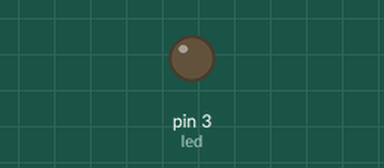
Recording of a sketch running on a simulated Arduino Uno, built with avr-gcc and run on an emulated ATmega328P. Shown: output pins drawn as LEDs (lit = HIGH). What the sketch prints to the serial monitor is not drawn.

Above: at 0.05 s.
At 0.55 s:
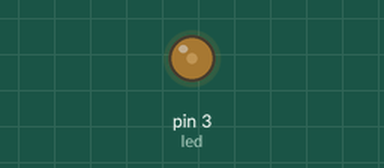
At 1.6 s:
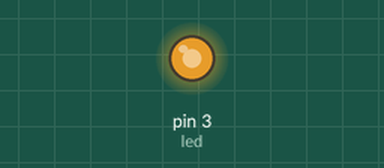
At 3.15 s:
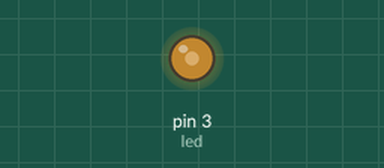
Timing chart, 0 to 5.2 s (numbered marks = the images above):
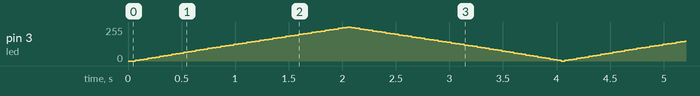

The sketch:

Dimmen2.ino
```cpp
const unsigned int led = 3;
unsigned int brightness = 0;
unsigned int fadeAmount = 5;

unsigned long verzoegerungMillis = 0;      //Diese Variable wird als Vergleichswert dienen

void setup()
{
   Serial.begin(9600);
   pinMode(led, OUTPUT);
}


void loop()
{
  const unsigned int verzoegerung = 30;             //stellt die Verzögerung ein, selbe Bedeutung wie die 30 beim delay

  if(millis()-verzoegerungMillis >= verzoegerung)   //diese Methode ist besser als delay(). millis() gibt die aktuelle Laufzeit des Arduinos an. Weiter unten wird verzoegerungMillis auf die aktuelle Zeit gesetzt und gespeichert. Nach weitern 30 ms ist das aktuelle millis() - dem alten Wert verzoegerungMillis >= 30 ms, das bedeutet, dass das Programm alle 30 ms in die if-Schleife springt, aber der Arduino in der zwischenzeit anderer Sachen machen kann.
  {
    analogWrite(led, brightness);                   //das folgende ist bekannt

    brightness = brightness + fadeAmount;

    if (brightness <= 0 || brightness >= 255)
    {
      fadeAmount = -fadeAmount;
    }

    verzoegerungMillis = millis();                  //hier wird die neue Vergleichszeit gespeichert.
  }

  Serial.print("PWM: ");
  Serial.println(brightness);
  Serial.println(" ");
}
```
